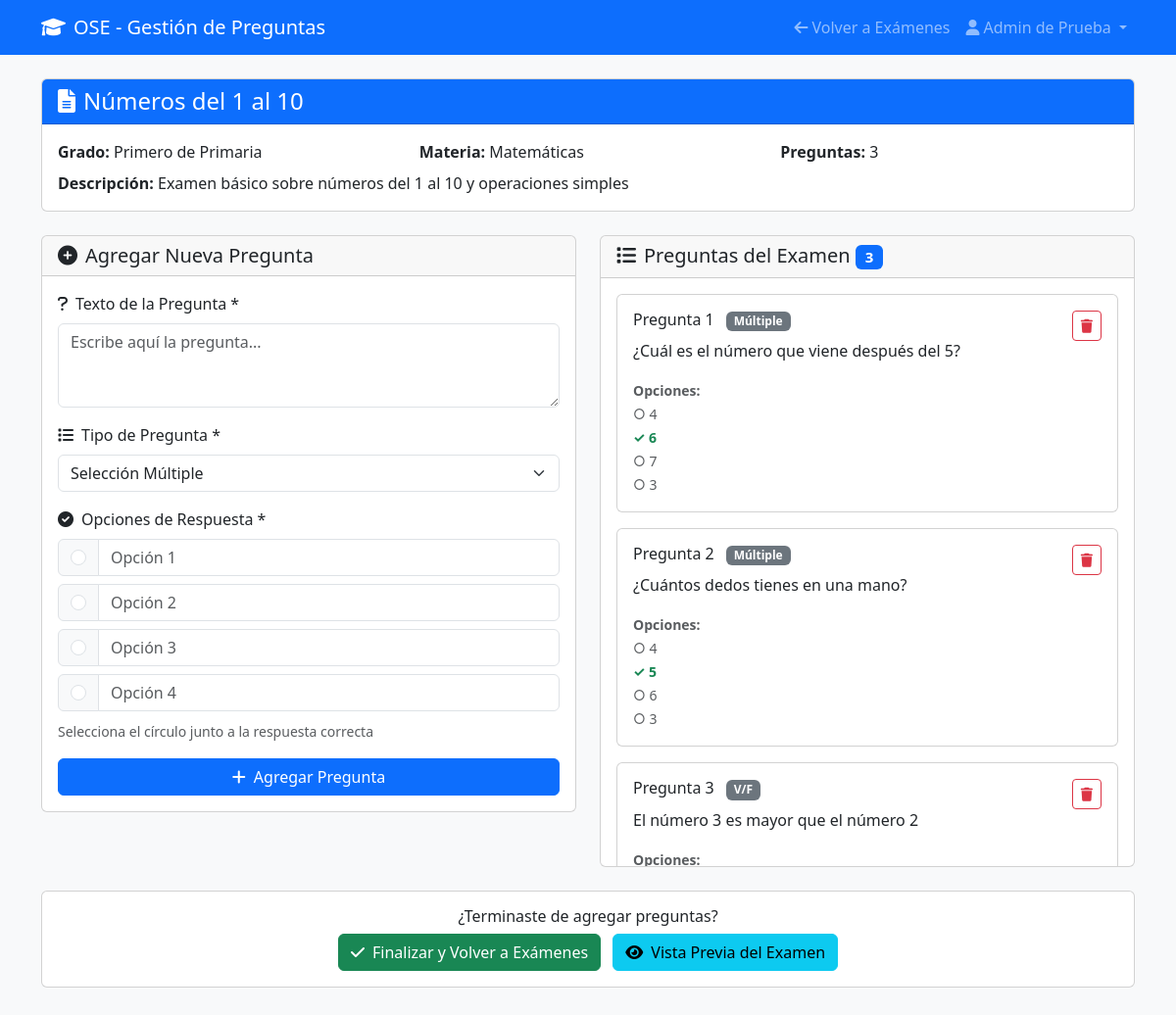
The app's page /pages/add_questions.php?exam_id=1 (signed in) with its own data.
### tables this page shows
CREATE TABLE IF NOT EXISTS examenes (
    id INT AUTO_INCREMENT PRIMARY KEY,
    titulo VARCHAR(200) NOT NULL,
    materia_id INT NOT NULL,
    descripcion TEXT,
    fecha_creacion TIMESTAMP DEFAULT CURRENT_TIMESTAMP,
    FOREIGN KEY (materia_id) REFERENCES materias(id) ON DELETE CASCADE
);

CREATE TABLE IF NOT EXISTS grados (
    id INT AUTO_INCREMENT PRIMARY KEY,
    nombre_grado VARCHAR(50) NOT NULL UNIQUE
);

CREATE TABLE IF NOT EXISTS materias (
    id INT AUTO_INCREMENT PRIMARY KEY,
    nombre_materia VARCHAR(100) NOT NULL,
    grado_id INT NOT NULL,
    FOREIGN KEY (grado_id) REFERENCES grados(id) ON DELETE CASCADE
);

CREATE TABLE IF NOT EXISTS preguntas (
    id INT AUTO_INCREMENT PRIMARY KEY,
    examen_id INT NOT NULL,
    texto_pregunta TEXT NOT NULL,
    tipo_pregunta ENUM('multiple_choice', 'true_false', 'short_answer') DEFAULT 'multiple_choice',
    FOREIGN KEY (examen_id) REFERENCES examenes(id) ON DELETE CASCADE
);

CREATE TABLE IF NOT EXISTS respuestas (
    id INT AUTO_INCREMENT PRIMARY KEY,
    pregunta_id INT NOT NULL,
    texto_respuesta TEXT NOT NULL,
    es_correcta BOOLEAN DEFAULT FALSE,
    FOREIGN KEY (pregunta_id) REFERENCES preguntas(id) ON DELETE CASCADE
);

### pages/add_questions.php (the view, shortened to what this page needs)
<?php
require_once '../includes/config.php';
$nombre_usuario = $_SESSION['nombre'];
$exam_id = $_GET['exam_id'] ?? '';
$examen = null;
if ($exam_id) {
    try {
        $stmt = $pdo->prepare("
            SELECT e.*, m.nombre_materia, g.nombre_grado
            FROM examenes e
            JOIN materias m ON e.materia_id = m.id
            JOIN grados g ON m.grado_id = g.id
            WHERE e.id = ?
        ");
        $stmt->execute([$exam_id]);
        $examen = $stmt->fetch();
        $stmt = $pdo->prepare("SELECT * FROM preguntas WHERE examen_id = ? ORDER BY id");
        $stmt->execute([$exam_id]);
        $preguntas_existentes = $stmt->fetchAll();
    } catch(PDOException $e) {
        $error = "Error al obtener el examen: " . $e->getMessage();
    }
} else {
    header("Location: manage_exams.php");
    exit();
}
?>
<!DOCTYPE html>
<html lang="es">
<head>
    <link href="https://cdn.jsdelivr.net/npm/bootstrap@5.3.0/dist/css/bootstrap.min.css" rel="stylesheet">
    <link rel="stylesheet" href="https://cdnjs.cloudflare.com/ajax/libs/font-awesome/6.0.0/css/all.min.css">
</head>
<body class="bg-light">
    <nav class="navbar navbar-expand-lg navbar-dark bg-primary">
        <div class="container">
            <a class="navbar-brand" href="../index.php">
                <i class="fas fa-graduation-cap me-2"></i>OSE - Gestión de Preguntas
            </a>
            <div class="collapse navbar-collapse" id="navbarNav">
                <ul class="navbar-nav ms-auto">
                    <li class="nav-item">
                        <a class="nav-link" href="manage_exams.php">
                            <i class="fas fa-arrow-left me-1"></i>Volver a Exámenes
                        </a>
                    </li>
                    <li class="nav-item dropdown">
                        <a class="nav-link dropdown-toggle" href="#" role="button" data-bs-toggle="dropdown">
                            <i class="fas fa-user me-1"></i><?php echo htmlspecialchars($nombre_usuario); ?>
                        </a>
                    </li>
                </ul>
            </div>
        </div>
    </nav>
    <div class="container mt-4">
        <div class="card mb-4">
            <div class="card-header bg-primary text-white">
                <h4 class="mb-0">
                    <i class="fas fa-file-alt me-2"></i><?php echo htmlspecialchars($examen['titulo']); ?>
                </h4>
            </div>
            <div class="card-body">
                <div class="row">
                    <div class="col-md-4">
                        <strong>Grado:</strong> <?php echo htmlspecialchars($examen['nombre_grado']); ?>
                    </div>
                    <div class="col-md-4">
                        <strong>Materia:</strong> <?php echo htmlspecialchars($examen['nombre_materia']); ?>
                    </div>
                    <div class="col-md-4">
                        <strong>Preguntas:</strong> <?php echo count($preguntas_existentes); ?>
                    </div>
                </div>
                <?php if ($examen['descripcion']): ?>
                    <div class="mt-2">
                        <strong>Descripción:</strong> <?php echo htmlspecialchars($examen['descripcion']); ?>
                    </div>
                <?php endif; ?>
            </div>
        </div>
        <div class="row">
            <div class="col-md-6">
                <div class="card">
                    <div class="card-header">
                        <h5 class="mb-0"><i class="fas fa-plus-circle me-2"></i>Agregar Nueva Pregunta</h5>
                    </div>
                    <div class="card-body">
                        <form method="POST" id="addQuestionForm">
                            <div class="mb-3">
                                <label for="texto_pregunta" class="form-label">
                                    <i class="fas fa-question me-2"></i>Texto de la Pregunta *
                                </label>
                                <textarea class="form-control" id="texto_pregunta" name="texto_pregunta" rows="3"
                                          placeholder="Escribe aquí la pregunta..." required><?php echo htmlspecialchars($_POST['texto_pregunta'] ?? ''); ?></textarea>
                            </div>
                            <div class="mb-3">
                                <label for="tipo_pregunta" class="form-label">
                                    <i class="fas fa-list me-2"></i>Tipo de Pregunta *
                                </label>
                                <select class="form-select" id="tipo_pregunta" name="tipo_pregunta" required>
                                    <option value="multiple_choice" <?php echo (($_POST['tipo_pregunta'] ?? 'multiple_choice') === 'multiple_choice') ? 'selected' : ''; ?>>
                                        Selección Múltiple
                                    </option>
                                </select>
                            </div>
                            <div id="multiple_choice_options" class="mb-3">
                                <label class="form-label">
                                    <i class="fas fa-check-circle me-2"></i>Opciones de Respuesta *
                                </label>
                                <div id="respuestas_container">
                                    <?php for ($i = 0; $i < 4; $i++): ?>
                                    <div class="input-group mb-2">
                                        <div class="input-group-text">
                                            <input class="form-check-input mt-0" type="radio" name="respuesta_correcta"
                                                   value="<?php echo $i; ?>" <?php echo (($_POST['respuesta_correcta'] ?? '') == $i) ? 'checked' : ''; ?>>
                                        </div>
                                        <input type="text" class="form-control" name="respuestas[<?php echo $i; ?>]"
                                               placeholder="Opción <?php echo $i + 1; ?>"
                                               value="<?php echo htmlspecialchars($_POST['respuestas'][$i] ?? ''); ?>">
                                    </div>
                                    <?php endfor; ?>
                                </div>
                                <small class="text-muted">Selecciona el círculo junto a la respuesta correcta</small>
                            </div>
                            <div class="d-grid">
                                <button type="submit" name="add_question" class="btn btn-primary">
                                    <i class="fas fa-plus me-2"></i>Agregar Pregunta
                                </button>
                            </div>
                        </form>
                    </div>
                </div>
            </div>
            <div class="col-md-6">
                <div class="card">
                    <div class="card-header">
                        <h5 class="mb-0">
                            <i class="fas fa-list me-2"></i>Preguntas del Examen
                            <span class="badge bg-primary"><?php echo count($preguntas_existentes); ?></span>
                        </h5>
                    </div>
                    <div class="card-body" style="max-height: 600px; overflow-y: auto;">
                        <?php if (empty($preguntas_existentes)): ?>
                            <div class="text-center py-4">
                                <i class="fas fa-question-circle fa-3x text-muted mb-3"></i>
                                <h6 class="text-muted">No hay preguntas agregadas</h6>
                                <p class="text-muted">Agrega la primera pregunta usando el formulario</p>
                            </div>
                        <?php else: ?>
                            <?php foreach ($preguntas_existentes as $index => $pregunta): ?>
                                <div class="card mb-3">
                                    <div class="card-body">
                                        <div class="d-flex justify-content-between align-items-start">
                                            <div class="flex-grow-1">
                                                <h6 class="card-title">
                                                    Pregunta <?php echo $index + 1; ?>
                                                    <span class="badge bg-secondary ms-2">
                                                        <?php echo $pregunta['tipo_pregunta'] === 'multiple_choice' ? 'Múltiple' : 'V/F'; ?>
                                                    </span>
                                                </h6>
                                                <p class="card-text"><?php echo htmlspecialchars($pregunta['texto_pregunta']); ?></p>
                                                <?php
                                                $stmt = $pdo->prepare("SELECT * FROM respuestas WHERE pregunta_id = ? ORDER BY id");
                                                $stmt->execute([$pregunta['id']]);
                                                $respuestas_pregunta = $stmt->fetchAll();
                                                ?>
                                                <small class="text-muted">
                                                    <strong>Opciones:</strong><br>
                                                    <?php foreach ($respuestas_pregunta as $resp): ?>
                                                        <span class="<?php echo $resp['es_correcta'] ? 'text-success fw-bold' : ''; ?>">
                                                            <?php echo $resp['es_correcta'] ? '✓' : '○'; ?>
                                                            <?php echo htmlspecialchars($resp['texto_respuesta']); ?>
                                                        </span><br>
                                                    <?php endforeach; ?>
                                                </small>
                                            </div>
                                            <div class="ms-2">
                                                <button type="button" class="btn btn-sm btn-outline-danger"
                                                        data-bs-toggle="modal"
                                                        data-bs-target="#deleteQuestionModal<?php echo $pregunta['id']; ?>">
                                                    <i class="fas fa-trash"></i>
                                                </button>
                                            </div>
                                        </div>
                                    </div>
                                </div>
                            <?php endforeach; ?>
                        <?php endif; ?>
                    </div>
                </div>
            </div>
        </div>
        <div class="card mt-4">
            <div class="card-body text-center">
                <h6>¿Terminaste de agregar preguntas?</h6>
                <a href="manage_exams.php" class="btn btn-success me-2">
                    <i class="fas fa-check me-2"></i>Finalizar y Volver a Exámenes
                </a>
                <a href="view_exam.php?id=<?php echo $exam_id; ?>" class="btn btn-info">
                    <i class="fas fa-eye me-2"></i>Vista Previa del Examen
                </a>
            </div>
        </div>
    </div>
</body>
</html>

### records on screen
examenes: titulo "Números del 1 al 10", grados.nombre_grado "Primero de Primaria", materia.nombre_materia "Matemáticas", descripcion "Examen básico sobre números del 1 al 10 y operaciones simples"
preguntas: tipo_pregunta "Múltiple", texto_pregunta "¿Cuál es el número que viene después del 5?"
respuestas: texto_respuesta "4"
respuestas: texto_respuesta "6"
respuestas: texto_respuesta "7"
respuestas: texto_respuesta "3"
preguntas: tipo_pregunta "Múltiple", texto_pregunta "¿Cuántos dedos tienes en una mano?"
respuestas: texto_respuesta "4"
respuestas: texto_respuesta "5"
respuestas: texto_respuesta "6"
respuestas: texto_respuesta "3"
preguntas: tipo_pregunta "V/F", texto_pregunta "El número 3 es mayor que el número 2"

### other values on screen
$nombre_usuario "Admin de Prueba"
count($preguntas_existentes) "3"
